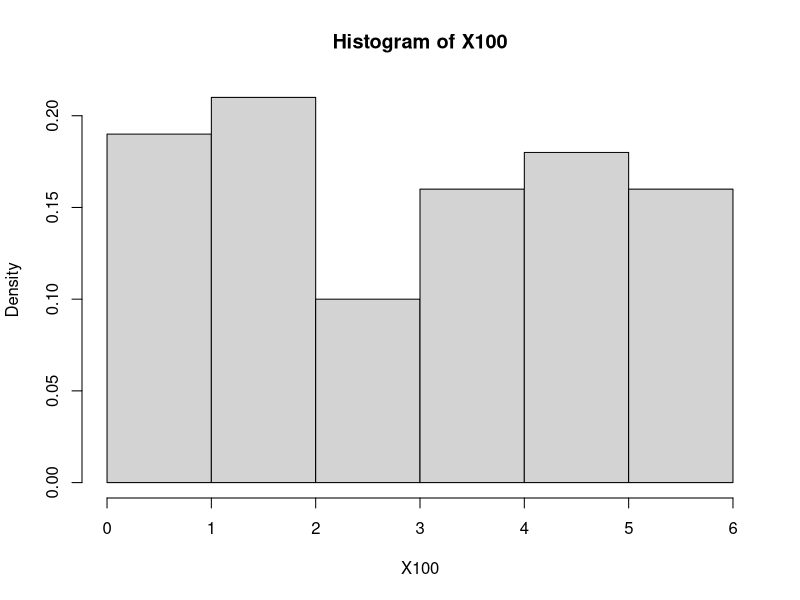

Write the R code that produced this figure.
#(1)
n<-10
X10<-floor(runif(n,1,7))
X10

#(2)
n<-100
X100<-floor(runif(n,1,7))
hist(X100,breaks=seq(0,6,by=1),freq=F)

#(3)
mean(X100)
var(X100)

#(4)
fraction=6
for (i in 1:6){
fraction[i]<-length(X100[X100==i])/n
}
fraction
